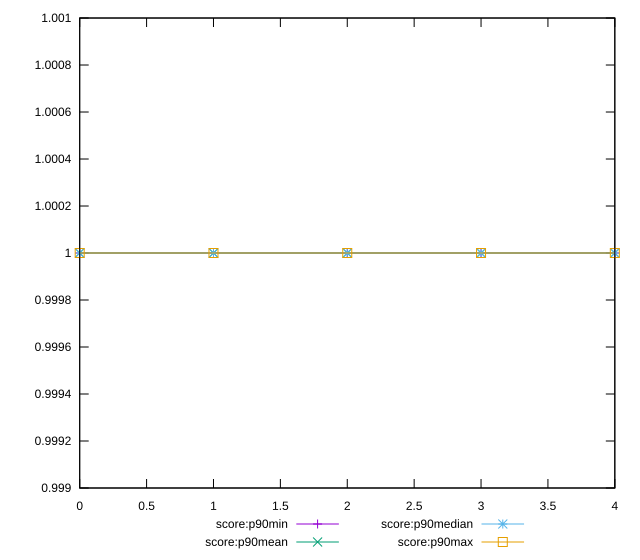

This chart was generated by the following gnuplot code:
reset

$scoreP90Min <<EOF
0 1
1 1
2 1
3 1
4 1
EOF

$scoreP90Mean <<EOF
0 1
1 1
2 1
3 1
4 1
EOF

$scoreP90Median <<EOF
0 1
1 1
2 1
3 1
4 1
EOF

$scoreP90Max <<EOF
0 1
1 1
2 1
3 1
4 1
EOF

set key outside below
set xrange [0:4]
set yrange [0.999:1.001]
set trange [0.999:1.001]
set terminal svg size 640, 560 enhanced background rgb 'white'
set output "report_00014_2021-02-09T15:56:05.503Z/legacy-javascript/progression/score.svg"

plot $scoreP90Min title "score:p90min" with linespoints, \
     $scoreP90Mean title "score:p90mean" with linespoints, \
     $scoreP90Median title "score:p90median" with linespoints, \
     $scoreP90Max title "score:p90max" with linespoints

reset
